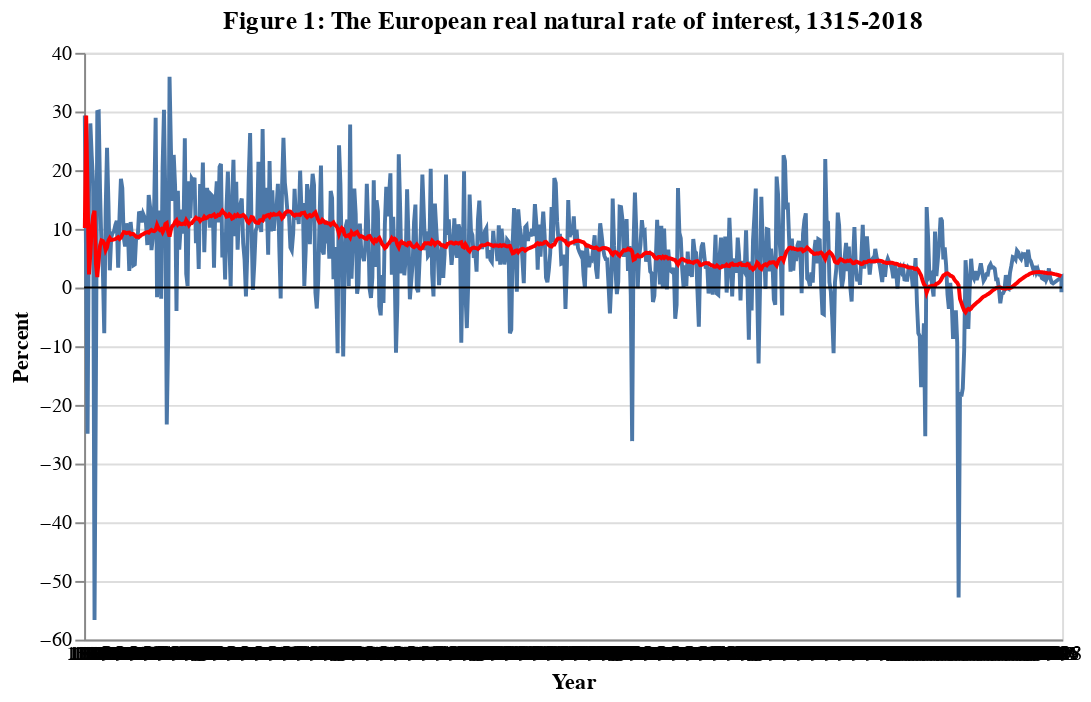

Notebook code cell kept with this figure:
### Code cell
# Plot weighted real interest rate and natural interest rate estimate
x_axis = alt.Axis(
    labelSeparation=10,
    labelAngle=0,
    ticks=False
)

raw_real = alt.Chart(
            eu_rate,
            title="Figure 1: The European real natural rate of interest, 1315-2018"
        ).mark_line().encode(
            alt.X("Year", type="ordinal", axis=x_axis),
            alt.Y("Percent", title="Percent"),
        ).properties(width=500)

natural_real = alt.Chart(natural).mark_line(color="red").encode(
    alt.X("Year", type="ordinal", axis=x_axis),
    y="real"
)

rule = alt.Chart(pd.DataFrame(data=[0], columns=["Zero"])).mark_rule(color='black').encode(
    alt.Y("Zero")
)

raw_real + natural_real + rule

### Figure 1 — Vega-Lite specification as saved in the notebook (floating-point values rounded to 4 significant figures; data arrays with more than 128 entries replaced by an {"elided": "..."} marker saying what was removed)
{"config": {"view": {"continuousWidth": 400, "continuousHeight": 300}}, "layer": [{"data": {"name": "data-bccabae6eb9f170bfd5ecf575e1a06de"}, "mark": "line", "encoding": {"x": {"type": "ordinal", "axis": {"labelAngle": 0, "labelSeparation": 10, "ticks": false}, "field": "Year"}, "y": {"type": "quantitative", "field": "Percent", "title": "Percent"}}, "title": "Figure 1: The European real natural rate of interest, 1315-2018", "width": 500}, {"data": {"name": "data-97a839245428d484f8b71bb1262ce070"}, "mark": {"type": "line", "color": "red"}, "encoding": {"x": {"type": "ordinal", "axis": {"labelAngle": 0, "labelSeparation": 10, "ticks": false}, "field": "Year"}, "y": {"type": "quantitative", "field": "real"}}}, {"data": {"name": "data-bf19d8df0238b909d863a01fde7ebf9b"}, "mark": {"type": "rule", "color": "black"}, "encoding": {"y": {"type": "quantitative", "field": "Zero"}}}], "$schema": "https://vega.github.io/schema/vega-lite/v4.0.2.json", "datasets": {"data-bccabae6eb9f170bfd5ecf575e1a06de": {"elided": "704 records"}, "data-97a839245428d484f8b71bb1262ce070": {"elided": "704 records"}, "data-bf19d8df0238b909d863a01fde7ebf9b": [{"Zero": 0}]}}
